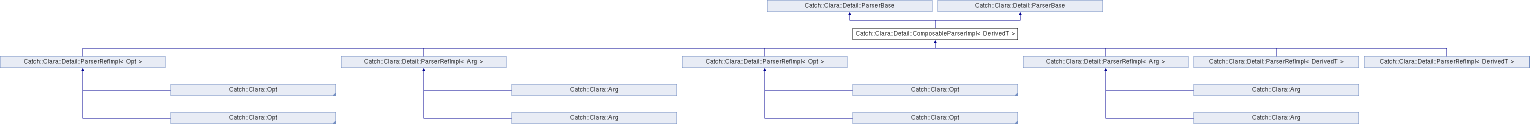
#> input picture classCatch_1_1Clara_1_1Detail_1_1ComposableParserImpl.png, 3059 x 248 px, given in place of the camera (shown at 1/2 size)
$ python rle.py
#> lines starting #> are read from the running program, lines starting #| are printed output that depends on the picture
#> further down, frame is the input picture: shape (248, 3059, 3); mean B, G, R 249.5, 246.4, 245.5
### experiments/bitmap.py
import cv2 as cv
import numpy as np

class BitmapGenerator():
    def __init__(self) -> None:
        pass

    # [5 lines left out: function convert_path_bitmap, not called in this run]

    def convert_frame_bitmap(self, data : np.ndarray, size : int):
        resized_img = self.resize_image(data, size)
        recolour_img = self.recolour_image(resized_img)
        compressed_img = self.compress_image(recolour_img)
        return compressed_img

    def resize_image(self, img : cv.typing.MatLike, max_size : int):
        # Get the current height and width
#> called with max_size = 320
        height = img.shape[0]
#> height = 248
        width = img.shape[1]
#> width = 3059

        # Calculate which factor is needed for the maximum size of MAX_RES
        if height > width:
            factor = max_size/height
        else:
            factor = max_size/width
#> factor = 0.105

        # Resize the raw image
        resized_img = cv.resize(img, None, fx=factor, fy=factor,
                                interpolation=cv.INTER_LINEAR)
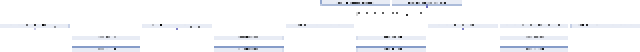
#> resized_img: shape (26, 320, 3) (shown 2 times larger); mean B, G, R 250.6, 248.4, 247.4
        return resized_img

    def remap_channel(self, channel, bit_out : int):
        shift = 8 - bit_out
        return channel >> shift

    def recolour_image(self, img : cv.typing.MatLike):
        b, g, r = cv.split(img)
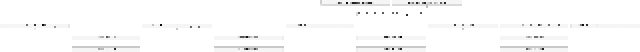
#> b: shape (26, 320) (shown 2 times larger); min 8, max 255, mean 250.6
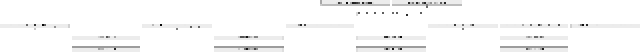
#> g: shape (26, 320) (shown 2 times larger); min 8, max 255, mean 248.4
        new_b = self.remap_channel(b, 2)
#> in remap_channel, `return channel >> shift`:
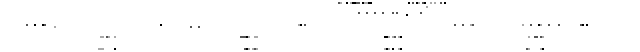
#> returned value: shape (26, 320) (shown 2 times larger); min 0, max 3, mean 2.98; drawn with min black and max white
        new_g = self.remap_channel(g, 3)
        new_r = self.remap_channel(r, 3)

        recoloured_img = cv.merge((new_b, new_g, new_r))
        return recoloured_img

    def compress_image(self, img : cv.typing.MatLike) -> np.ndarray:
        compressed = (img[:, :, 0] << 0) + (img[:, :, 1] << 2) + (img[:, :, 2] << 5)
        return compressed

    # [16 lines left out: function write_to_file, not called in this run]

### experiments/rle.py
import numpy as np
import bitmap
import cv2 as cv

class RLE():
    def __init__(self) -> None:
        self._last_compression_rate = 0
        self._last_bytes = 0

    def encode_1d(self, input : np.ndarray) -> list:
        if input.ndim > 1:
            raise TypeError("Received ndim > 1")
        count = 0
        current_val = input[0]
        output = []

        for val in input:
            if val != current_val:
                output.append(count)
                output.append(current_val)
                count = 0
                current_val = val
            count += 1
        output.append(count)
        output.append(current_val)
        return output

    def encode_2d(self, input : np.ndarray) -> list:
        output = []
        for data in input:
            output.append(self.encode_1d(data))
#> this loop made 26 passes
#> after the loop, output = 26 items
        return output

    def encode_img(self, input : np.ndarray) -> list:
        header_raw = 0x00
        header_rle = 0x01
        total_bytes = 0
        output = []

        rle_data = self.encode_2d(input)
#> rle_data = 26 items
        for idx, line in enumerate(rle_data):
            # if the compressed line is shorter then the original data, use
            # the compressed variant
            if len(line) < input.shape[0]:
                line.insert(0, header_rle) # This might be slow!
                output.append(line)
            else:
                line.insert(0, header_raw)
                output.append(input[idx])
            total_bytes += len(output[-1])
#> this loop made 26 passes
#> total_bytes on passes 1, 4, 5, 6, 8, 9, 10, 11, 12, 16, 17, 18: 7, 351, 354, 357, 688, 691, 694, 697, 700, 1061, 1064, 1067
#> total_bytes on passes 2, 3, 7, 13, 14, 15: 327, 344, 677, 1020, 1043, 1058
#> after the loop, output = 26 items; total_bytes = 1757

        self._last_bytes = total_bytes
#> self._last_bytes = 1757
        self._last_compression_rate = total_bytes/(input.shape[0]*
                                                   input.shape[1])
#> self._last_compression_rate = 0.211
        return output

    def get_compression(self):
        return self._last_compression_rate

    def get_bytes_encoded(self):
        return self._last_bytes

if __name__ == "__main__":
    rle = RLE()
    bmap = bitmap.BitmapGenerator()
    vid = cv.VideoCapture(0)
    vid.set(cv.CAP_PROP_FPS, 10)
    frame_counter = 0

    while True:
        ret, frame = vid.read()

        compressed_frame = bmap.convert_frame_bitmap(frame, 320)
        data = rle.encode_img(compressed_frame)
#> data = 26 items

        text = str(round((1 - rle.get_compression())*100, 2))
#> text = '78.88'
        frame = cv.putText(frame, text, (20, 40), cv.FONT_HERSHEY_SIMPLEX,
                           1, (255, 0, 0), 2, cv.FILLED)
        text = str(frame_counter)
        frame = cv.putText(frame, text, (20, 80), cv.FONT_HERSHEY_SIMPLEX,
                           1, (255, 0, 0), 2, cv.FILLED)
#> frame: shape (248, 3059, 3); mean B, G, R 249.5, 246.1, 245.2
        text = f"{compressed_frame.shape[0]}x{compressed_frame.shape[1]}"
#> text = '26x320'
        frame = cv.putText(frame, text, (20, 120), cv.FONT_HERSHEY_SIMPLEX,
                           1, (255, 0, 0), 2, cv.FILLED)
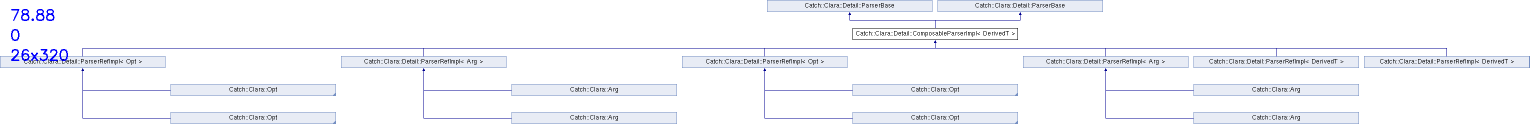
#> frame: shape (248, 3059, 3) (shown at 1/2 size); mean B, G, R 249.5, 245.8, 244.9
        cv.imshow('Frame', frame)


        frame_counter += 1
        if cv.waitKey(1) & 0xFF == ord('q'):
#> (key q is pressed here)
            break

    vid.release()
    cv.destroyAllWindows()

$ run again, on classCatch_1_1Clara_1_1Opt.png
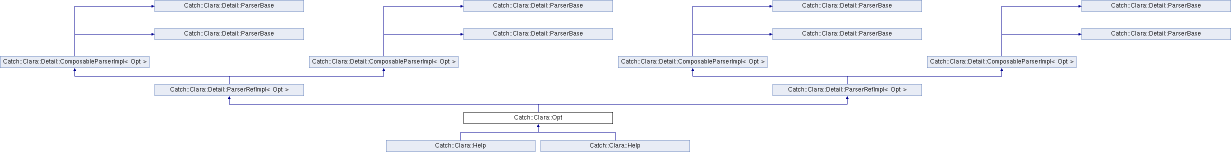
#> input picture classCatch_1_1Clara_1_1Opt.png, 2462 x 304 px, given in place of the camera (shown at 1/2 size)
#> frame is the input picture: shape (304, 2462, 3); mean B, G, R 249.3, 246.6, 245.7
#> in remap_channel, `return channel >> shift`:
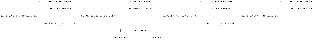
#> returned value: shape (40, 320); min 0, max 3, mean 2.97; drawn with min black and max white
#> the loop in encode_2d, `for data in input:` made 40 passes
#> after the loop in encode_2d, `for data in input:`: output = 40 items
#> the loop in encode_img, `for idx, line in enumerate(rle_data):` made 40 passes
#> total_bytes on passes 1, 4, 5, 6, 7, 11, 12, 13: 11, 361, 372, 383, 394, 763, 774, 785
#> after the loop in encode_img, `for idx, line in enumerate(rle_data):`: total_bytes = 2274
#> self._last_compression_rate = 0.178
#> data = 40 items
#> `text = str(round((1 - rle.get_compression())*100, 2))`: text = '82.23'
#> `frame = cv.putText(frame, text, (20, 120), cv.FONT_HERSHEY_SIMPLEX, 1,..`:
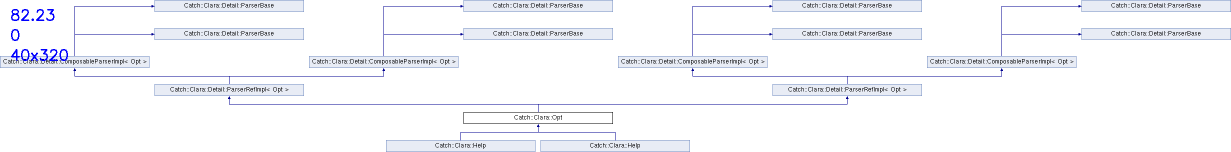
#> frame: shape (304, 2462, 3) (shown at 1/2 size); mean B, G, R 249.4, 246, 245.1

$ run again, on classCatch_1_1Detail_1_1NonCopyable.png
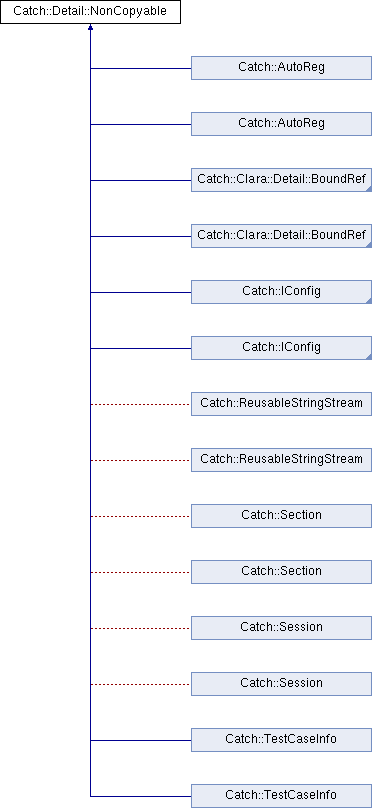
#> input picture classCatch_1_1Detail_1_1NonCopyable.png, 372 x 808 px, given in place of the camera
#> frame is the input picture: shape (808, 372, 3); mean B, G, R 247.5, 244.3, 243.2
#> in remap_channel, `return channel >> shift`:
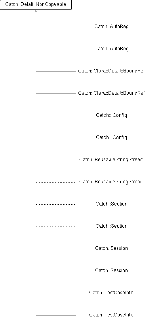
#> returned value: shape (320, 147); min 0, max 3, mean 2.96; drawn with min black and max white
#> the loop in encode_2d, `for data in input:` made 320 passes
#> after the loop in encode_2d, `for data in input:`: output = 320 items
#> the loop in encode_img, `for idx, line in enumerate(rle_data):` made 320 passes
#> total_bytes on passes 1, 2, 7: 9, 18, 393
#> after the loop in encode_img, `for idx, line in enumerate(rle_data):`: total_bytes = 6208
#> self._last_compression_rate = 0.132
#> data = 320 items
#> `text = str(round((1 - rle.get_compression())*100, 2))`: text = '86.8'
#> `frame = cv.putText(frame, text, (20, 120), cv.FONT_HERSHEY_SIMPLEX, 1,..`:
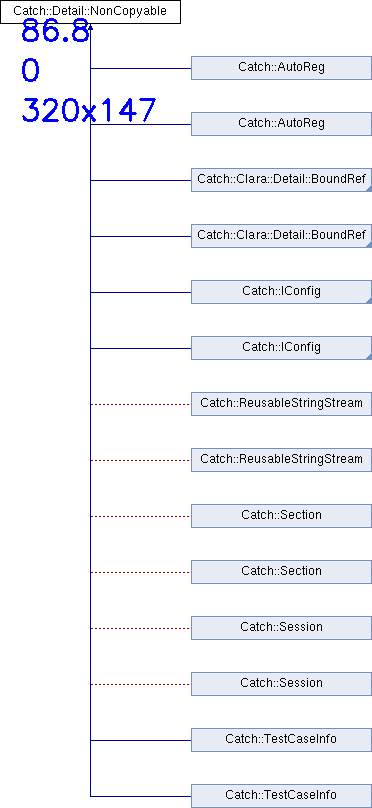
#> frame: shape (808, 372, 3); mean B, G, R 247.5, 242.8, 241.8

$ run again, on classCatch_1_1Generators_1_1IGenerator.png
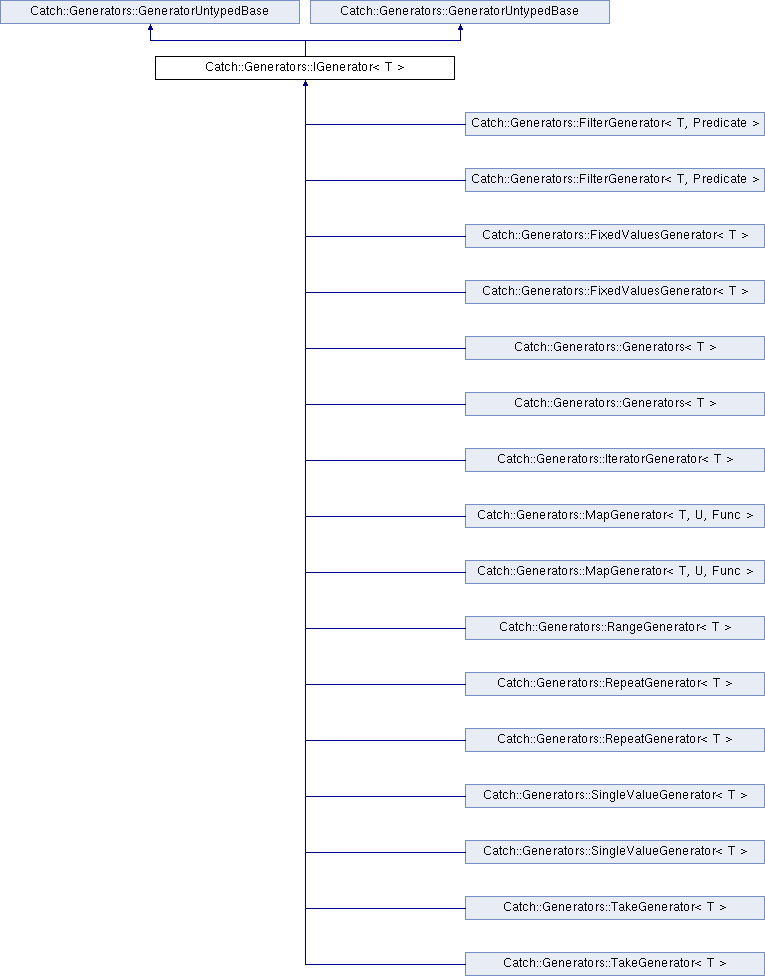
#> input picture classCatch_1_1Generators_1_1IGenerator.png, 765 x 976 px, given in place of the camera
#> frame is the input picture: shape (976, 765, 3); mean B, G, R 248.3, 245.5, 244.5
#> in remap_channel, `return channel >> shift`:
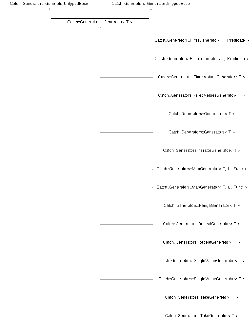
#> returned value: shape (320, 251); min 0, max 3, mean 2.95; drawn with min black and max white
#> the loop in encode_2d, `for data in input:` made 320 passes
#> after the loop in encode_2d, `for data in input:`: output = 320 items
#> the loop in encode_img, `for idx, line in enumerate(rle_data):` made 320 passes
#> total_bytes on passes 1, 2, 7: 3, 6, 727
#> after the loop in encode_img, `for idx, line in enumerate(rle_data):`: total_bytes = 7602
#> self._last_compression_rate = 0.0946
#> data = 320 items
#> `text = str(round((1 - rle.get_compression())*100, 2))`: text = '90.54'
#> `frame = cv.putText(frame, text, (20, 120), cv.FONT_HERSHEY_SIMPLEX, 1,..`:
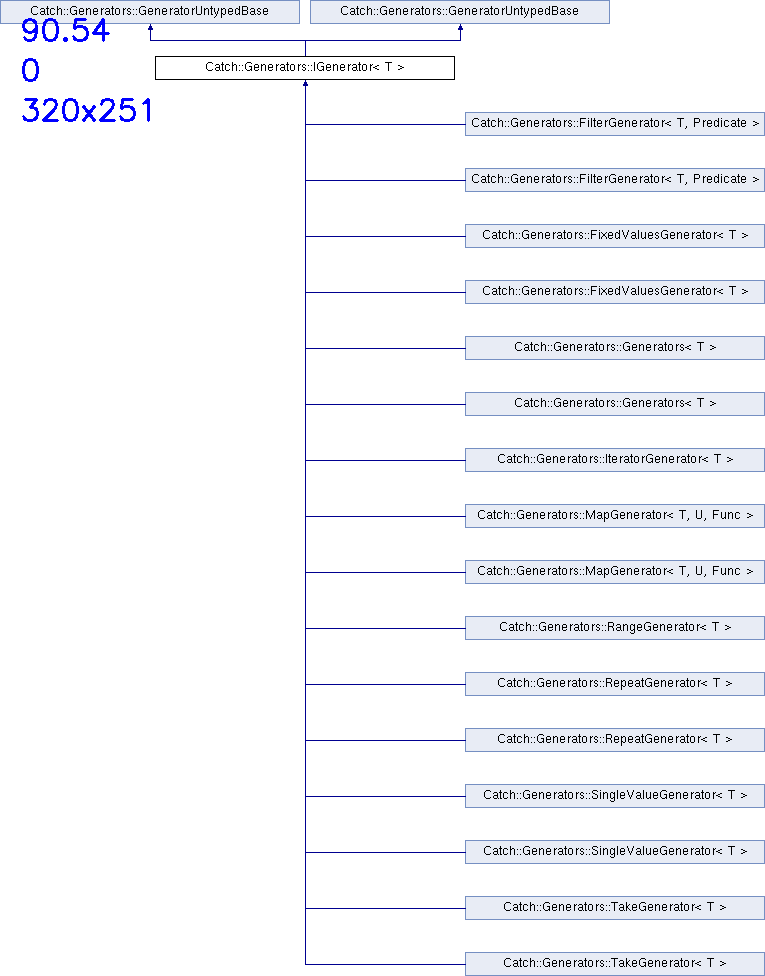
#> frame: shape (976, 765, 3); mean B, G, R 248.4, 244.9, 243.9
